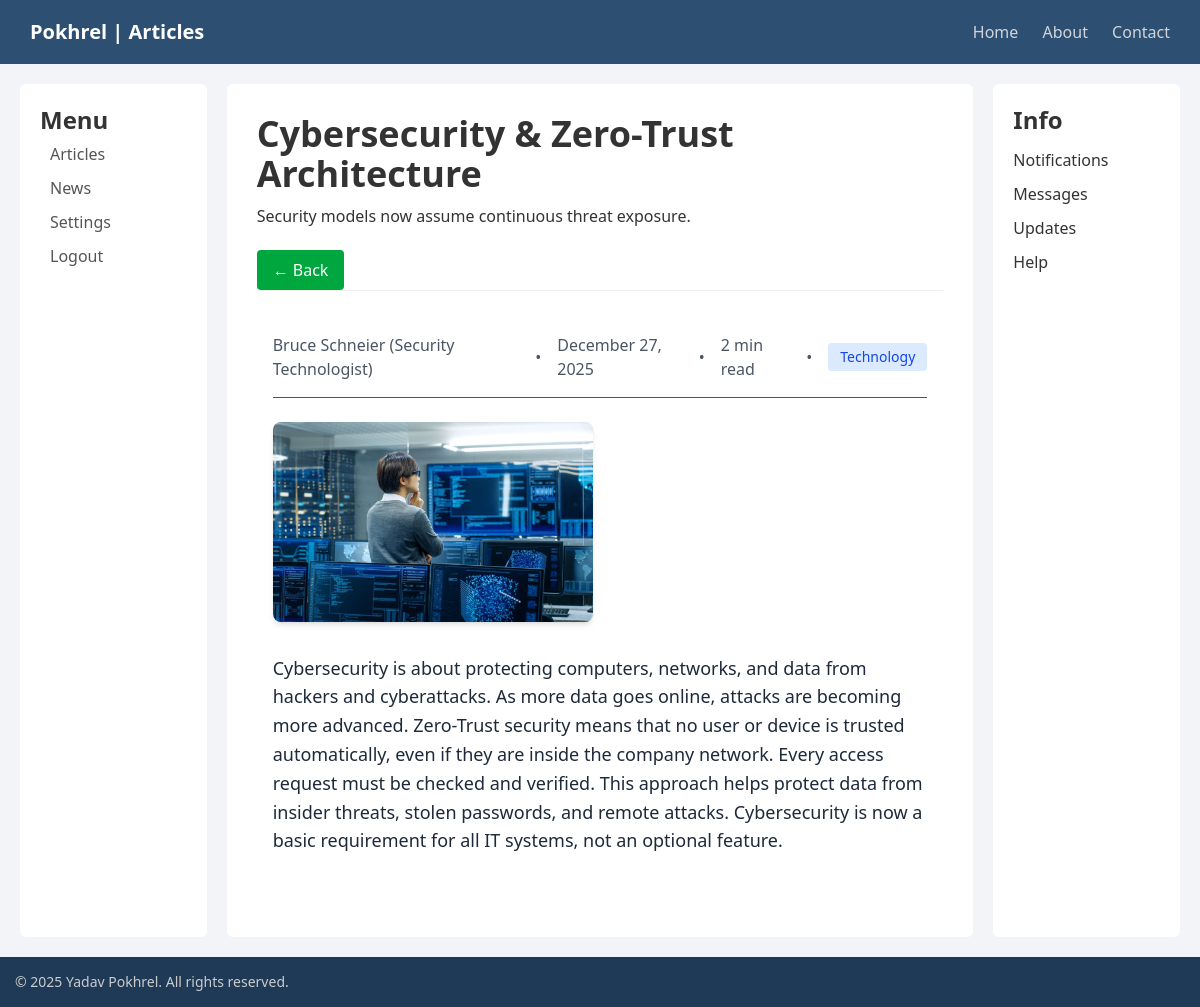
Page /articles/2/ on the committed database.
### article_app/models.py (models this page shows, shortened)
class Articles(models.Model):
    ARTICLE_CATEGORIES = [
        ('technology', "Technology"),
        ('sports', 'Sports'),
        ('politics', 'Politics'),
        ('health', 'Health'),
        ('business', 'Business'),
        ('education', 'Education'),
        ('food', 'Food'),
        ('travel', 'Travel'),
        ('art', 'Art'),
        ('music', 'Music'),
        ('science', 'Science'),
        ('others', 'Others')
    ]
    title = models.CharField(max_length=255)
    authorName = models.CharField(max_length=50)
    short_description = models.TextField()
    articleParagrah = models.TextField(default="No content available")
    readtime = models.IntegerField(default=4)
    slug = models.SlugField(max_length=255, unique=True, blank=True, null=True)
    image= models.ImageField(upload_to='product-images/')
    published_on = models.DateTimeField(auto_now_add=True)
    category = models.CharField(max_length=20,choices=ARTICLE_CATEGORIES)

### article_app/views.py (the view)
# urls.py: path('<int:id>/',views.get_one_article_by_id, name='get-one-article-by-id')
def get_one_article_by_id(req, id):
    article = get_object_or_404(Articles, pk=id)
    return render(req, 'article_detail.html', {"oneArticle" : article})

### article_app/templates/article_detail.html (shortened to what this page needs)
{% extends "layout.html" %}
{% block logoName %}Pokhrel | Articles{% endblock %}
{% block heading1 %}{{oneArticle.title}}{% endblock %}
{% block headingcontent %}{{oneArticle.short_description}}{% endblock %}
{% block content %}
<article class="max-w-4xl mx-auto px-4 py-8">
  <div class="flex items-center gap-4 text-gray-600 mb-6 pb-4 border-b">
    <span class="font-medium">{{oneArticle.authorName}}</span>
    <span>•</span>
    <span>{{oneArticle.published_on|date:"F d, Y"}}</span>
    <span>•</span>
    <span>{{oneArticle.readtime}} min read</span>
    <span>•</span>
    <span class="bg-blue-100 text-blue-700 px-3 py-1 rounded text-sm">{{oneArticle.get_category_display}}</span>
  </div>
  <div class="mb-8">
    <img src="{{oneArticle.image.url}}" alt="{{oneArticle.title}}" class="h-50 rounded-lg shadow-md" />
  </div>
  <div class="text-gray-800 leading-relaxed text-lg">
    {{oneArticle.articleParagrah|linebreaks}}
  </div>
</article>
{% endblock %}

### static/style.css (style rules this page uses)
html { height: 100vh; background-color: transparent; }
body { display: flex; flex-direction: column; background-color: #f2f4f7; color: #333; min-height: 100vh; }
.center p { margin-bottom: 20px; line-height: 1.6; }

### rows in the picture
Articles: title "Cybersecurity & Zero-Trust Architecture", short_description "Security models now assume continuous threat exposure.", authorName "Bruce Schneier (Security Technologist)", published_on "December 27, 2025", readtime "2", category "Technology", image (picture), articleParagrah "Cybersecurity is about protecting computers, networks, and data from hackers and cyberattacks. As more data goes online, attacks are becoming more advanced. Zero-Trust security means that no user or device is trusted automatically, even if they are inside the company network. Every access request must be checked and verified. This approach helps protect data from insider threats, stolen passwords, and remote attacks. Cybersecurity is now a basic requirement for all IT systems, not an optional feature."
